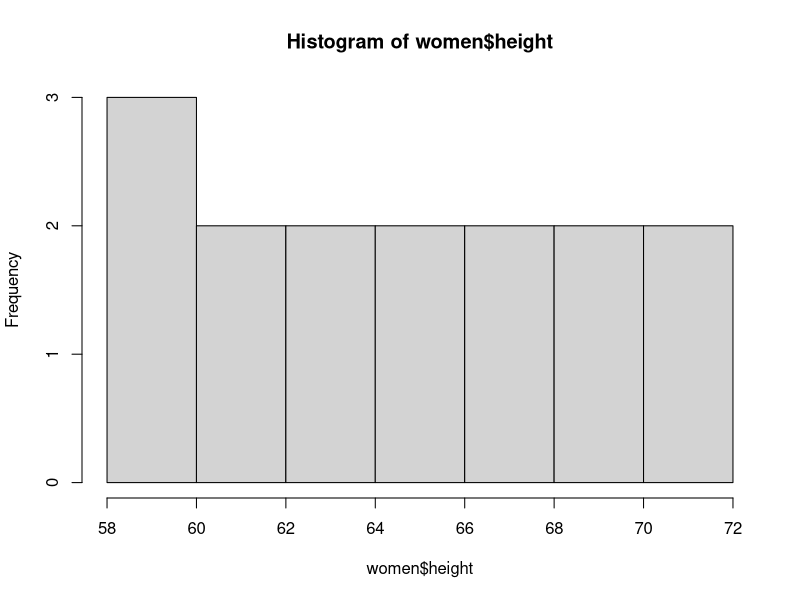
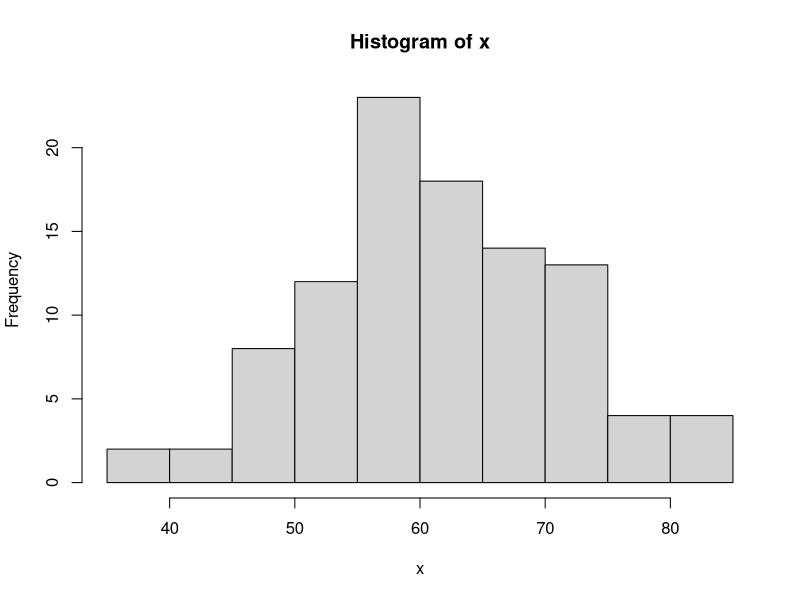
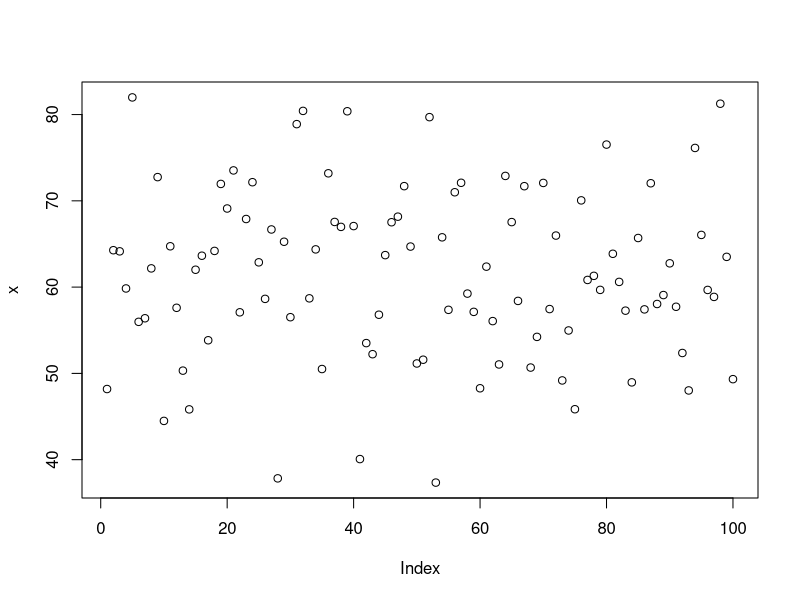
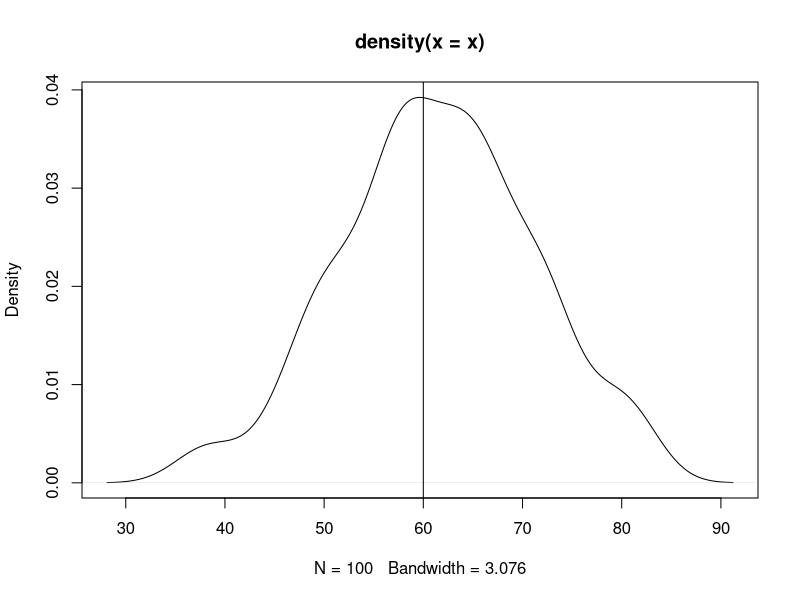
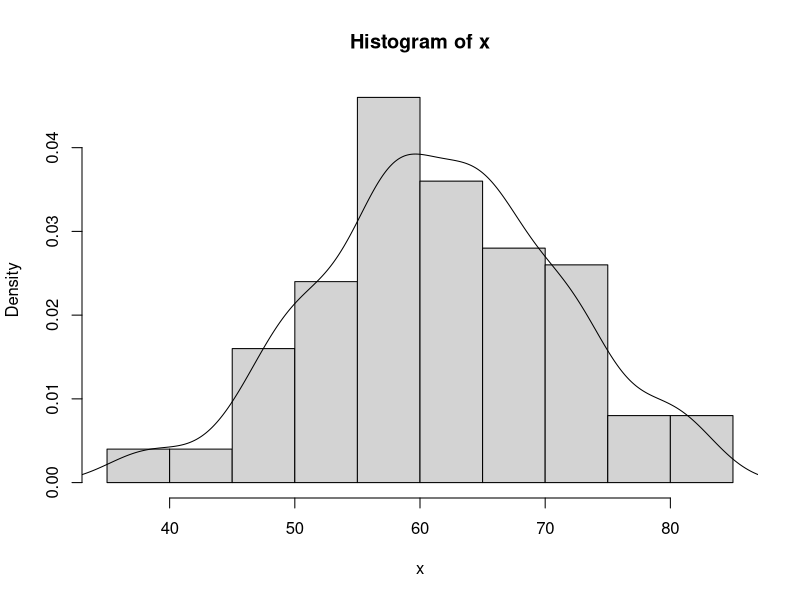
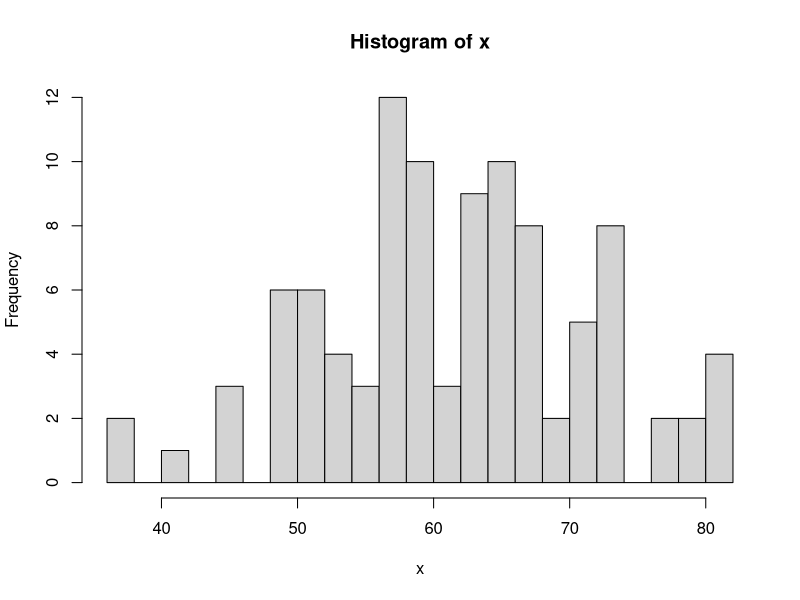
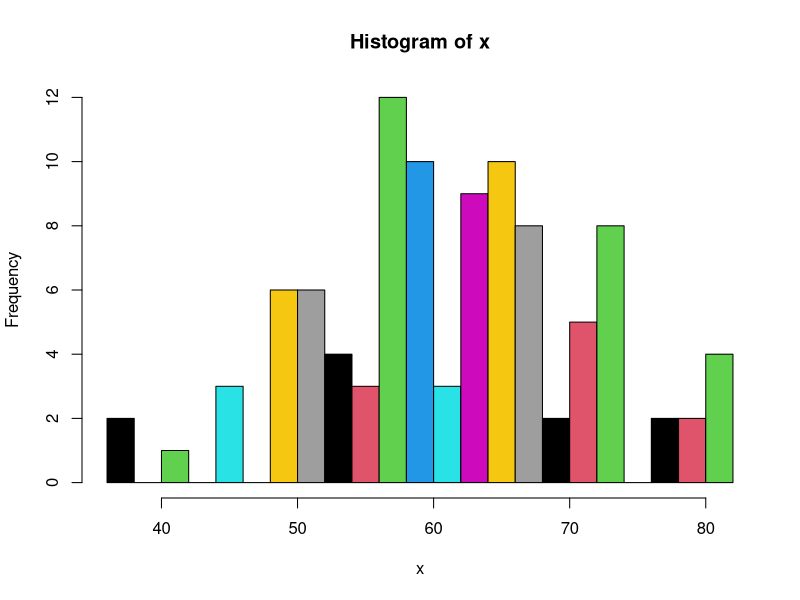
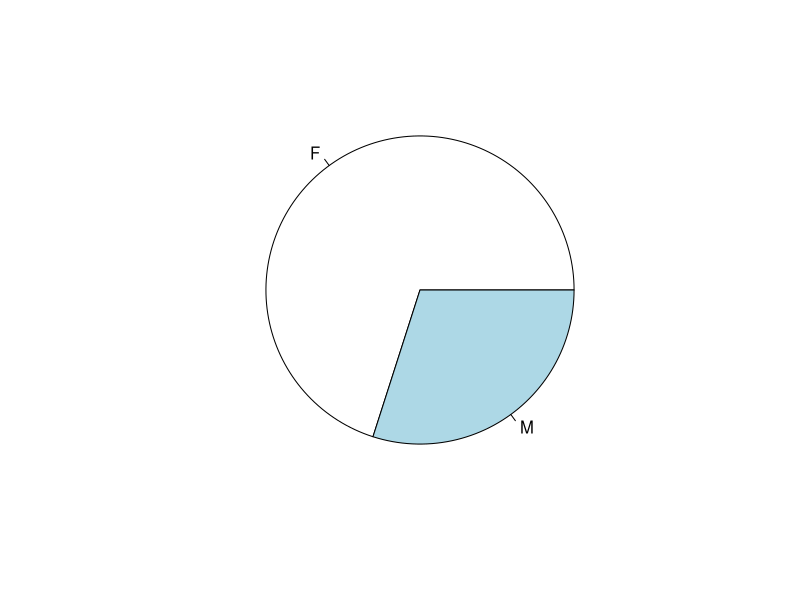

Here is the R script that generated these plots, in order:
#Data structures----
# The four dashes make a bookmark for easy access
#R is capable of handling larger data sets than Excel

#Vectors----
#The simplest data structure. Can store only one data type in it. The moment there's a character in the vector , everything gets converted to character 
v1<-1:100 #create a vector from 1 to 100
v2<-c(1,4,10,35,90)
class(v1) # integer is discrete, no decimal point
class(v2) #numeric is a double data type
v3<-c('a','Karthigeyan','Haren','Sushruth','Khan Singh') 
class(v3) #character vector
v4<-c(TRUE,T,F,FALSE)
class(v4) #logical vector

#Summary on vectors
mean(v1) #average
median(v1) #median middle value after sorting
sd(v1) #Standard deviation 
var(v1) # Variance
hist(women$height) #histogram is for continuous data, in bar graph there is a gap between columns
v2[v2>=5] #filtering the data from the vector
x<-rnorm(100,mean = 60,sd = 10)
x
hist(x)
plot(x)
plot(density(x)) #draw a curve fit
abline(v=60) #draw vertical line at v=

#rectangles and density lines together
hist(x,freq = F)
lines(density(x))

hist(x,breaks=20) #change no: of bins using breaks
hist(x, breaks = 20, col = 1:20) # add colour to the bin rectangles
length(x) # get the length of the vector
sd(x)
?sample
x1<-LETTERS[5:20]
x1
set.seed(1234) # fix the pattern using the 1234 as identifier for that sample. !! ALWAYS USE SET.SEED BEFORE SAMPLING !! 
y1<-sample(x1)
y1
set.seed(52)
(y2<-sample(x1,size = 5)) # parenthesis for printing variable after executing, saving a line used to print. !! NOT TO BE USED IN A PRODUCTION ENVIRONMENT ONLY LEARNING!!

gender<-sample(c('M','F'))
(gender<-sample(c('M','F'),size = 1000000,replace = T, prob = c(0.3,0.7)))
t1<-table(gender) #summarizes the count of vector
prop.table(t1) # gives proportion 
pie(t1) #generate a pie chart
barplot(t1, col=7:8, horiz = T) # generate a bar plot, col-- colour using range, horiz -- horizontal 


#Matrix----
#Has 2 dimensions but store only one data type
(m1<-matrix(1:24,nrow = 4)) # by default data gets filled columnwise
(m1<-matrix(1:24,nrow = 4, byrow = T))
(m1<-matrix(1:24,ncol = 4, byrow = T))
set.seed(6060100)
(x=trunc(runif(60,min = 60,max = 100)))
#round #truncate #ceiling #floor
plot(density(x))
(m4=matrix(x,ncol = 6))
#sum and means for columns and rows
colSums(m4)
rowSums(m4)
colMeans(m4)
rowMeans(m4)
m4[m4>67&m4<86]
#numerical b4 comma row, after comma column
m4[8:10,c(1,3,5)] #filtering matrix by sequence and non-sequence. NOTE the position starts from 1
rowSums(m4[8:10,c(1,3,5)])


#Arrays----


#DataFrame----
#Very important, structure resembles a excel type. Each column has different data type
#rollno, name, gender, course, marks1, marks2
(rollno<-1:60)
(name<-paste('student1',1:60,sep='-'))
(gender<-sample(c('M','F'),size = 60,replace = T, prob = c(0.3,0.7)))
(course<-sample(c('BBA','FPM','MBA'),size = 60, replace = T, prob = c(0.3,0.3,0.4)))
(marks1<-ceiling(rnorm(60,mean = 60,sd = 11)))
(marks2<-floor(rnorm(60,mean = 65,sd=7)))
(grades<-sample(c('A','B','C'),size = 60, replace = T))
(students<-data.frame(Rollno=rollno,Gender=gender,Course=course,Marks1=marks1, Marks2=marks2, Grades=grades, row.names = name))
summary(students)
students[students$Gender=='M',c("Rollno","Gender","Marks1")] #filtering condition
barplot(table(students$Course),ylim = c(0,60), col = 3:6) # for pie,barplots you should use table() command, ylim gets you y axis limit
text(1:3,table(students$Course)+5, table(students$Course)) # you can add labels using the text() and specify y as length of column +5 
str(students) #gives the structure of the data
nrow(students)
names(students)
dim(students)
head(students)
tail(students)
head(students,n=7)

#Extra commands
name[1:10]
name[-c(1:10)] # omitting certain values using minus sign
name[-c(1:10,15:20)]
rev(name) # reverse using rev()
name[60:1] # reverse using position values
